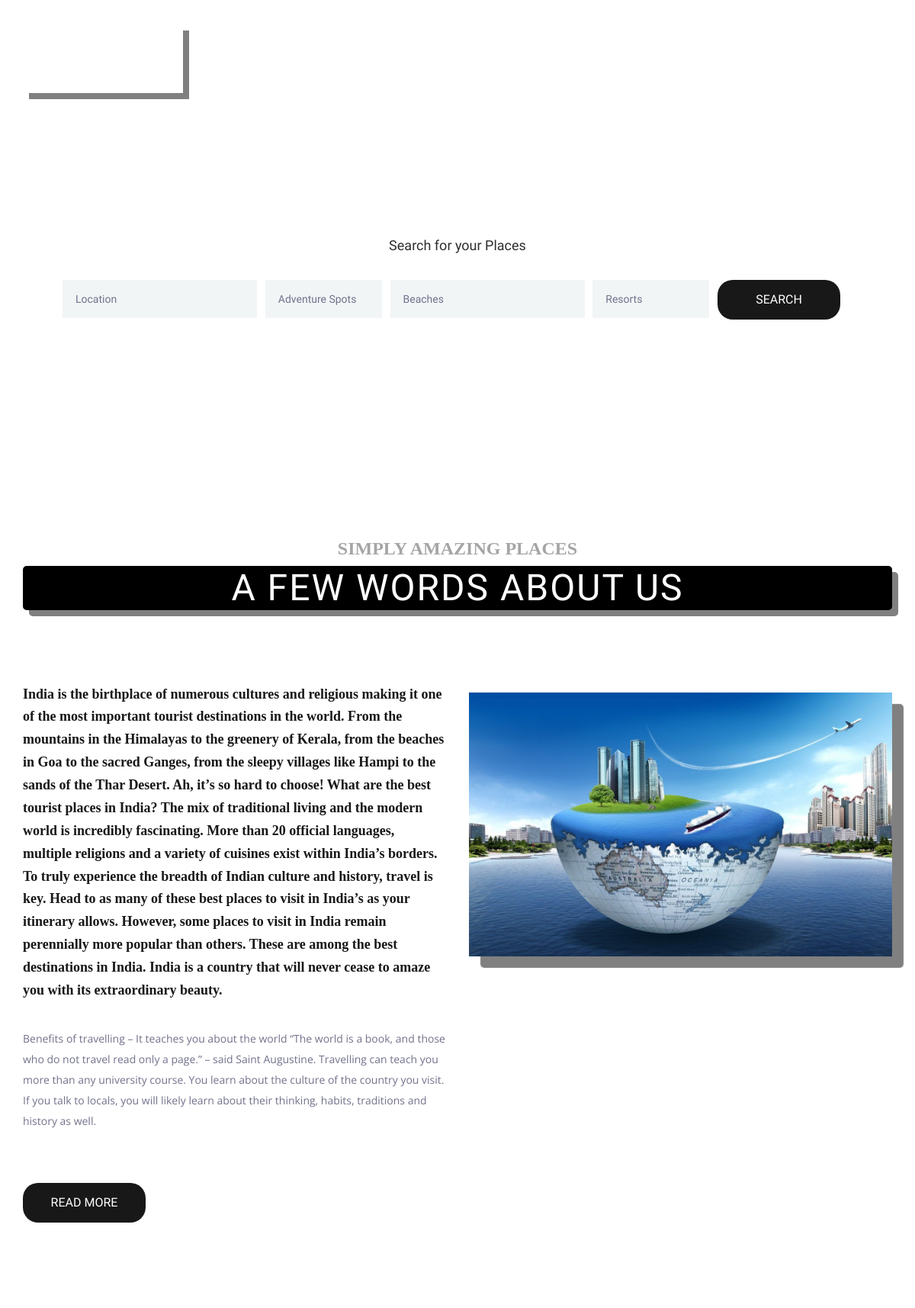
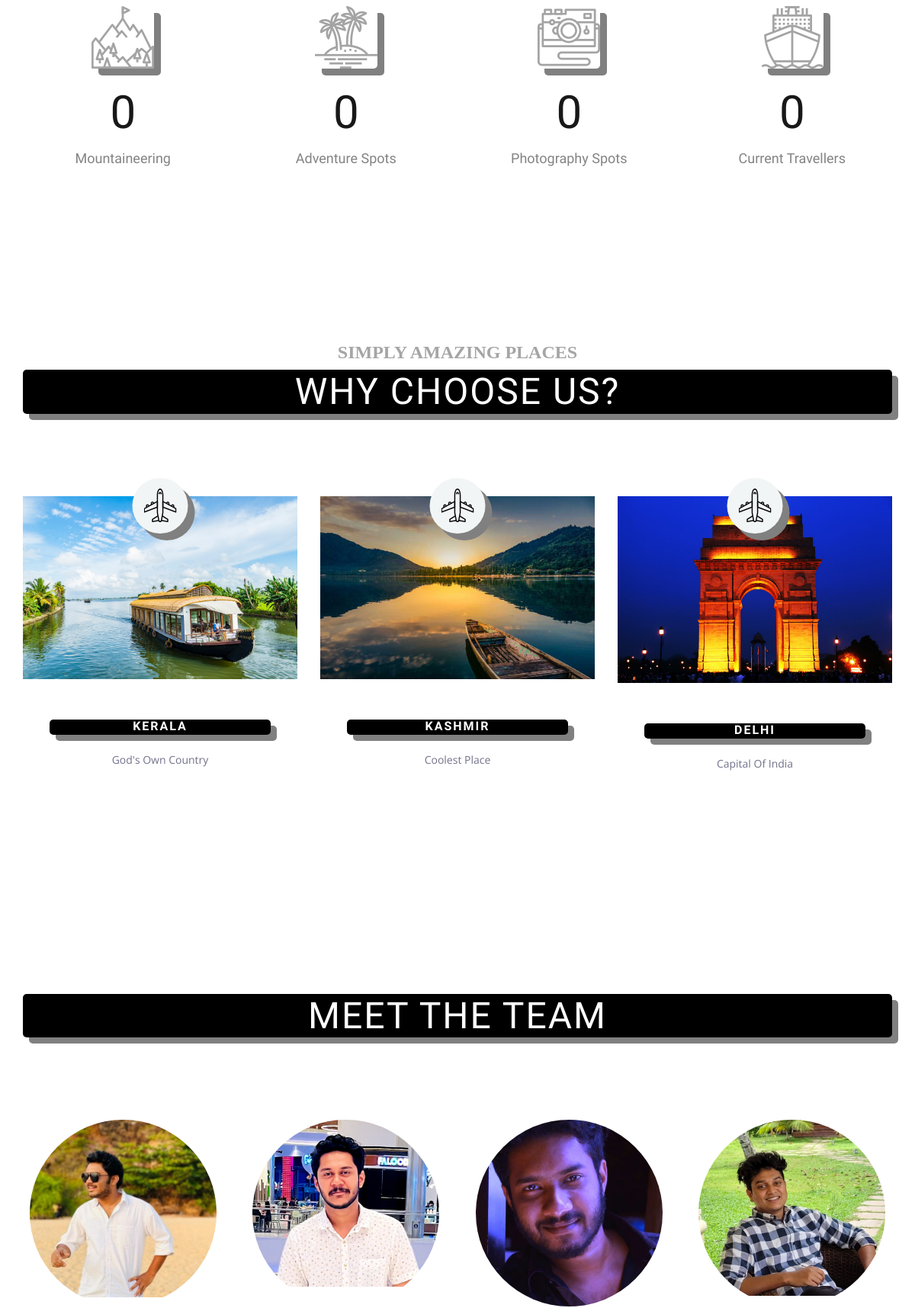
The page / (upper part) on the database its author committed (2 pictures, top to bottom).
### travelapp/models.py (models this page shows, shortened)
class Travelplace(models.Model):
    name=models.CharField(max_length=250)
    image=models.ImageField(upload_to='pics')
    description=models.TextField()

class Travelteam(models.Model):
    tname=models.CharField(max_length=250)
    timage=models.ImageField(upload_to='pics')
    tdesc=models.TextField()

### travelapp/views.py (the view)
# urls.py: path('',views.fun,name='fun')
def fun(request):
    obj=Travelplace.objects.all()
    obj1=Travelteam.objects.all()
    return render(request,"index.html",{'result':obj,'value':obj1})

### templates/index.html (shortened to what this page needs)
{% load static %}
<!DOCTYPE html>
<html lang="en">
<head>
<link rel="stylesheet" type="text/css" href="{% static 'styles/bootstrap4/bootstrap.min.css' %}">
<link href="{% static 'plugins/font-awesome-4.7.0/css/font-awesome.min.css' %}" rel="stylesheet" type="text/css">
<link rel="stylesheet" type="text/css" href="{% static 'plugins/OwlCarousel2-2.2.1/owl.carousel.css' %}">
<link rel="stylesheet" type="text/css" href="{% static 'plugins/OwlCarousel2-2.2.1/owl.theme.default.css' %}">
<link rel="stylesheet" type="text/css" href="{% static 'plugins/OwlCarousel2-2.2.1/animate.css' %}">
<link rel="stylesheet" type="text/css" href="{% static 'styles/about.css' %}">
<link rel="stylesheet" type="text/css" href="{% static 'styles/about_responsive.css' %}">
</head>
<body>
<div class="super_container">
	<header class="header">
		<div class="container">
			<div class="row">
				<div class="col">
					<div class="header_content d-flex flex-row align-items-center justify-content-start">
						<div class="header_content_inner d-flex flex-row align-items-end justify-content-start">
							<div class="logo"><a href="#" style="color:white;">TRAVEL-XPERTZ</a></div>
							<nav class="main_nav">
								<ul class="d-flex flex-row align-items-start justify-content-start">
									<li><a href="#">Home</a></li>
									<li class="active"><a href="#">About us</a></li>
									{% if user.is_authenticated %}
									<li>Hello {{user.username}}</li>
									<li><a href="accounts/logout">Logout</a></li>
									{% else %}
									<li><a href="accounts/register">Register</a></li>
									<li><a href="accounts/login">Login</a></li>
									{% endif %}
								</ul>
							</nav>
							<div class="header_phone ml-auto">Call us: 91-81 36 96 47 12</div>
						</div>
					</div>
				</div>
			</div>
		</div>
	</header>
	<div class="home">
	</div>
	<div class="home_search">
		<div class="container">
			<div class="row">
				<div class="col">
					<div class="home_search_container">
						<div class="home_search_title">Search for your Places</div>
						<div class="home_search_content">
							<form action="#" class="home_search_form" id="home_search_form">
								<div class="d-flex flex-lg-row flex-column align-items-start justify-content-lg-between justify-content-start">
									<input type="text" class="search_input search_input_1" placeholder="Location" required="required">
									<input type="text" class="search_input search_input_2" placeholder="Adventure Spots" required="required">
									<input type="text" class="search_input search_input_1" placeholder="Beaches" required="required">
									<input type="text" class="search_input search_input_2" placeholder="Resorts" required="required">
									<button class="home_search_button">search</button>
								</div>
							</form>
						</div>
					</div>
				</div>
			</div>
		</div>
	</div>
	<div class="about">
		<div class="container">
			<div class="row">
				<div class="col text-center">
					<div class="section_sub">Simply Amazing Places</div>
					<div class="section_title"><h2 STYLE="font-family:'Oswald', sans-serif;">A FEW WORDS ABOUT US</h2></div>
				</div>
			</div>
			<div class="row about_row">
				<div class="col-lg-6">
					<div class="about_content">
						<div class="text_highlight" style="font-family:cursive;">India is the birthplace of numerous cultures and religious making it one of the most important tourist destinations in the world. From the mountains in the Himalayas to the greenery of Kerala, from the beaches in Goa to the sacred Ganges, from the sleepy villages like Hampi to the sands of the Thar Desert. Ah, it’s so hard to choose! What are the best tourist places in India?
The mix of traditional living and the modern world is incredibly fascinating. More than 20 official languages, multiple religions and a variety of cuisines exist within India’s borders. To truly experience the breadth of Indian culture and history, travel is key. Head to as many of these best places to visit in India’s as your itinerary allows.
However, some places to visit in India remain perennially more popular than others. These are among the best destinations in India. India is a country that will never cease to amaze you with its extraordinary beauty.
</div>
						<div class="about_text">
							<p>Benefits of travelling – It teaches you about the world
“The world is a book, and those who do not travel read only a page.” – said Saint Augustine. Travelling can teach you more than any university course. You learn about the culture of the country you visit. If you talk to locals, you will likely learn about their thinking, habits, traditions and history as well.
</p>
						</div>
						<div class="button about_button"><a href="#">read more</a></div>
					</div>
				</div>
				<div class="col-lg-6">
					<div class="about_image"><img src="{% static 'images/travmid.jpg' %}"alt=""></div>
				</div>
			</div>
		</div>
	</div>
	<div class="milestones">
		<div class="container">
			<div class="row">
				<div class="col-lg-3 milestone_col">
					<div class="milestone text-center">
						<div class="milestone_icon"><img src="{% static 'images/mountain.svg' %}" alt=""></div>
						<div class="milestone_counter" data-end-value="17">0</div>
						<div class="milestone_text">Mountaineering</div>
					</div>
				</div>
				<div class="col-lg-3 milestone_col">
					<div class="milestone text-center">
						<div class="milestone_icon"><img src="{% static 'images/island.svg' %}" alt=""></div>
						<div class="milestone_counter" data-end-value="213">0</div>
						<div class="milestone_text">Adventure Spots</div>
					</div>
				</div>
				<div class="col-lg-3 milestone_col">
					<div class="milestone text-center">
						<div class="milestone_icon"><img src="{% static 'images/camera.svg' %}" alt=""></div>
						<div class="milestone_counter" data-end-value="1194">0</div>
						<div class="milestone_text">Photography Spots</div>
					</div>
				</div>
				<div class="col-lg-3 milestone_col">
					<div class="milestone text-center">
						<div class="milestone_icon"><img src="{% static 'images/boat.svg' %}" alt=""></div>
						<div class="milestone_counter" data-end-value="18789">0</div>
						<div class="milestone_text">Current Travellers</div>
					</div>
				</div>
			</div>
		</div>
	</div>
	<div class="why">
		<div class="parallax_background parallax-window" data-parallax="scroll" data-image-src="{% static 'images/earth.jpg' %}" data-speed="0.8"></div>
		<div class="container">
			<div class="row">
				<div class="col text-center">
					<div class="section_sub"style="font-family:Verdana;">Simply Amazing Places</div>
					<div class="section_title"><h2>Why choose us?</h2></div>
				</div>
			</div>
			<div class="row why_row">
				{% for i in result %}
				<div class="col-lg-4 why_col">
					<div class="why_item">
						<div class="why_image">
							<img src="{{i.image.url}}" alt="">
							<div class="why_icon d-flex flex-column align-items-center justify-content-center">
								<img src="{% static 'images/why_1.svg' %}" alt="">
							</div>
						</div>
						<div class="why_content text-center">
							<div class="why_title">{{i.name}}</div>
							<div class="why_text">
								<p>{{i.description}}</p>
							</div>
						</div>
					</div>
				</div>
				{% endfor %}
			</div>
		</div>
	</div>
	<div class="team">
		<div class="container">
			<div class="row">
				<div class="col text-center">
					<div class="section_title"><h2>Meet the Team</h2></div>
				</div>
			</div>
			<div class="row team_row">
				{% for i in value %}
				<div class="col-xl-3 col-md-6 team_col">
					<div class="team_item d-flex flex-column align-items-center justify-content-start text-center">
						<div class="team_image"><img src="{{i.timage.url}}" alt=""></div>
					</div>
				</div>
				{% endfor %}
			</div>
		</div>
	</div>
</div>
</body>
</html>

### rows shown on the page
Travelplace: image (picture), name "KERALA", description "God's Own Country"
Travelplace: image (picture), name "KASHMIR", description "Coolest Place"
Travelplace: image (picture), name "DELHI", description "Capital Of India"
Travelteam: timage (picture)
Travelteam: timage (picture)
Travelteam: timage (picture)
Travelteam: timage (picture)
